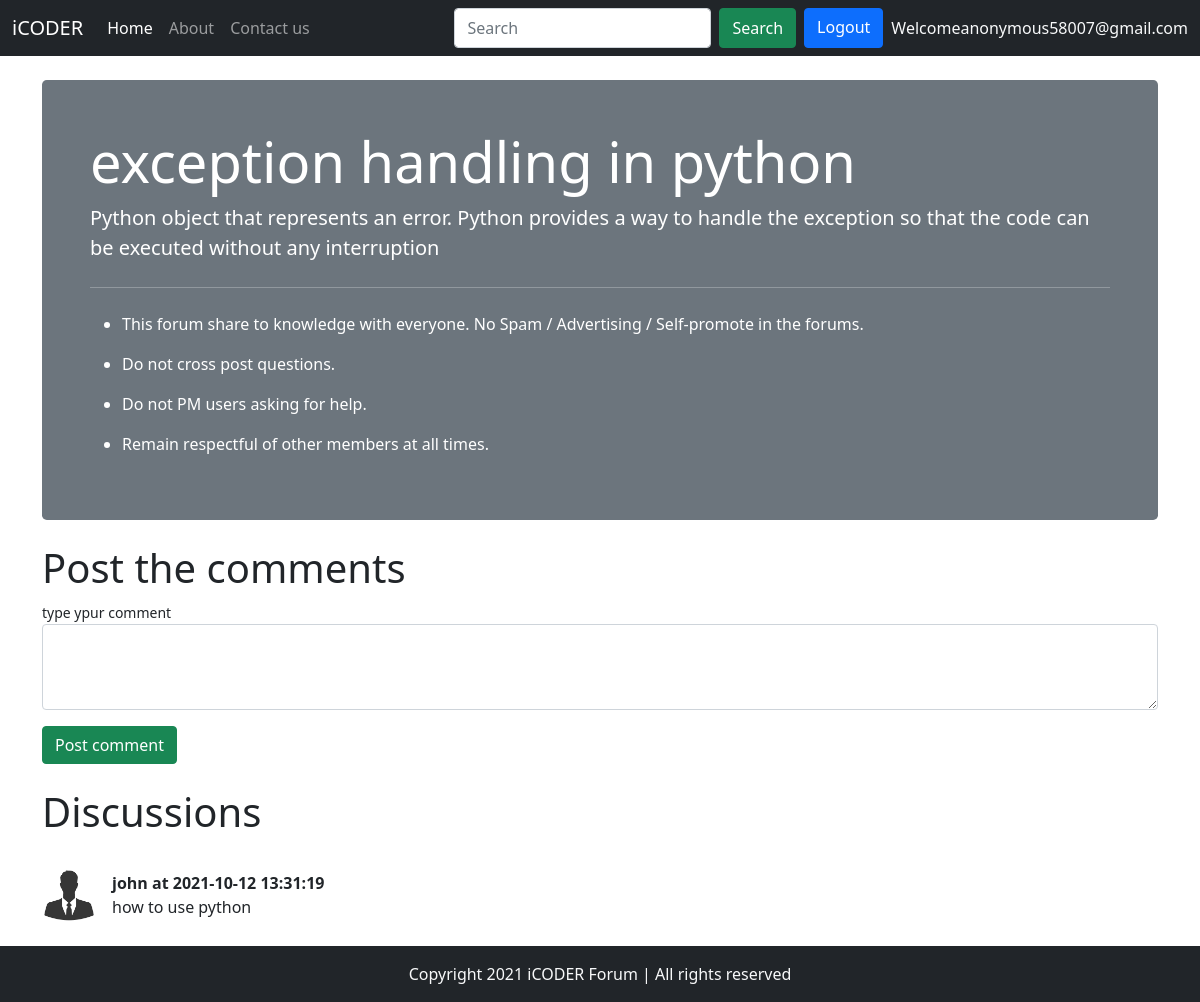
The page /threads.php?thread_id=2 (signed in) on the database its author committed.
### tables this page shows
CREATE TABLE `threads` (
  `id` int(255) NOT NULL,
  `title` varchar(255) NOT NULL,
  `description` text NOT NULL,
  `cat_id` varchar(255) NOT NULL,
  `user_id` int(255) NOT NULL,
  `time` datetime NOT NULL DEFAULT current_timestamp()
);

CREATE TABLE `comment` (
  `comment_id` int(255) NOT NULL,
  `comment_content` text NOT NULL,
  `thread_id` int(255) NOT NULL,
  `comment_by` varchar(255) NOT NULL,
  `comment_time` datetime NOT NULL DEFAULT current_timestamp()
);

CREATE TABLE `users` (
  `uid` int(255) NOT NULL,
  `username` varchar(255) NOT NULL,
  `email` varchar(25) NOT NULL,
  `pass` text NOT NULL,
  `cpass` varchar(255) NOT NULL,
  `time` datetime NOT NULL DEFAULT current_timestamp()
);

### threads.php (the view, shortened to what this page needs)
<!DOCTYPE html>
<html lang="en">
<head>
</head>
<body>
    <?php include  "partials/header.php" ; ?>
    <?php include  "partials/connection.php" ; ?>
    <?php include  "partials/link.php" ; ?>
    <?php
    $id=$_GET['thread_id'];
   $selectquery = "select * from threads where id=$id";
   $query = mysqli_query($con,$selectquery);
   while($row = mysqli_fetch_assoc($query)){
             $title =$row['title'];
       $description =$row['description'];
   }
   ?>
    <div class="container my-4">
        <div class="jumbotron">
            <div class="w-auto h-70 p-5 text-white bg-secondary rounded-3">
                <h1 class="display-4"> <?php echo $title; ?> </h1>
                <p class="lead"><?php echo $description; ?></p>
                <hr class="my-4">
                <ul>
                    <li>
                        <p>This forum share to knowledge with everyone. No Spam / Advertising / Self-promote in the
                            forums.
                        </p>
                    </li>
                    <li>
                        <p> Do not cross post questions. </p>
                    </li>
                    <li>
                        <p> Do not PM users asking for help. </p>
                    </li>
                    <li>
                        <p> Remain respectful of other members at all times.</p>
                    </li>
                </ul>
            </div>
        </div>
    </div>
    <?php
if(isset($_SESSION['loggedin']) && $_SESSION['loggedin']==true){
  echo'<div class="container">
        <h1>Post the comments</h1>
        <form action="'.$_SERVER['REQUEST_URI'] .'" method="POST">
            <div class="mb-3">
                <small>type ypur comment</small>
                <label for="comment" class="form-label"></label>
                <textarea class="form-control" name="comment" id="comment" rows="3" required></textarea>
                <input type="hidden" name="uid" value=" '. $_SESSION['uid'] .' ">
            </div>
            <button type="submit" name="submit" class="btn btn-success">Post comment </button>
    </div>
    </form>';
   }
?>
    <br>
    <div class="container">
        <h1>Discussions</h1>
        <br>
        <?php
    $id=$_GET['thread_id'];
   $selectquery = "select * from comment where thread_id=$id";
   $query = mysqli_query($con,$selectquery);
   while($row = mysqli_fetch_array($query)){
    $comment_content =$row['comment_content'];
    $comment_user_id=$row['comment_by'];
    $time=$row['comment_time'];
    $sql = "select username from users where uid ='$comment_user_id'" ;
    $result = mysqli_query($con,$sql);
    $row_email = mysqli_fetch_array($result);
    $username = $row_email['username'];
   echo'    <div class="d-flex align-items-center">
            <div class="flex-shrink-0">
                <img src="images/default.jpg" width="54px" class="mr-3" alt="user">
            </div>
            <div class="flex-grow-1 ms-3">
            <p class="fw-bold my-0">'.$username.' at '.$time.'</p>
    '.$comment_content.'
    </div>
    </div>
    <br>';
    }
    ?>
    </div>
    <?php include  "partials/footer.php" ; ?>
</body>
</html>

### rows shown on the page
threads: title "exception handling in python", description "Python object that represents an error. Python provides a way to handle the exception so that the code can be executed without any interruption"
comment: users.username "john", comment_time "2021-10-12 13:31:19", comment_content "how to use python"

### other values the page prints
$_SESSION['useremail'] "anonymous58007@gmail.com"
